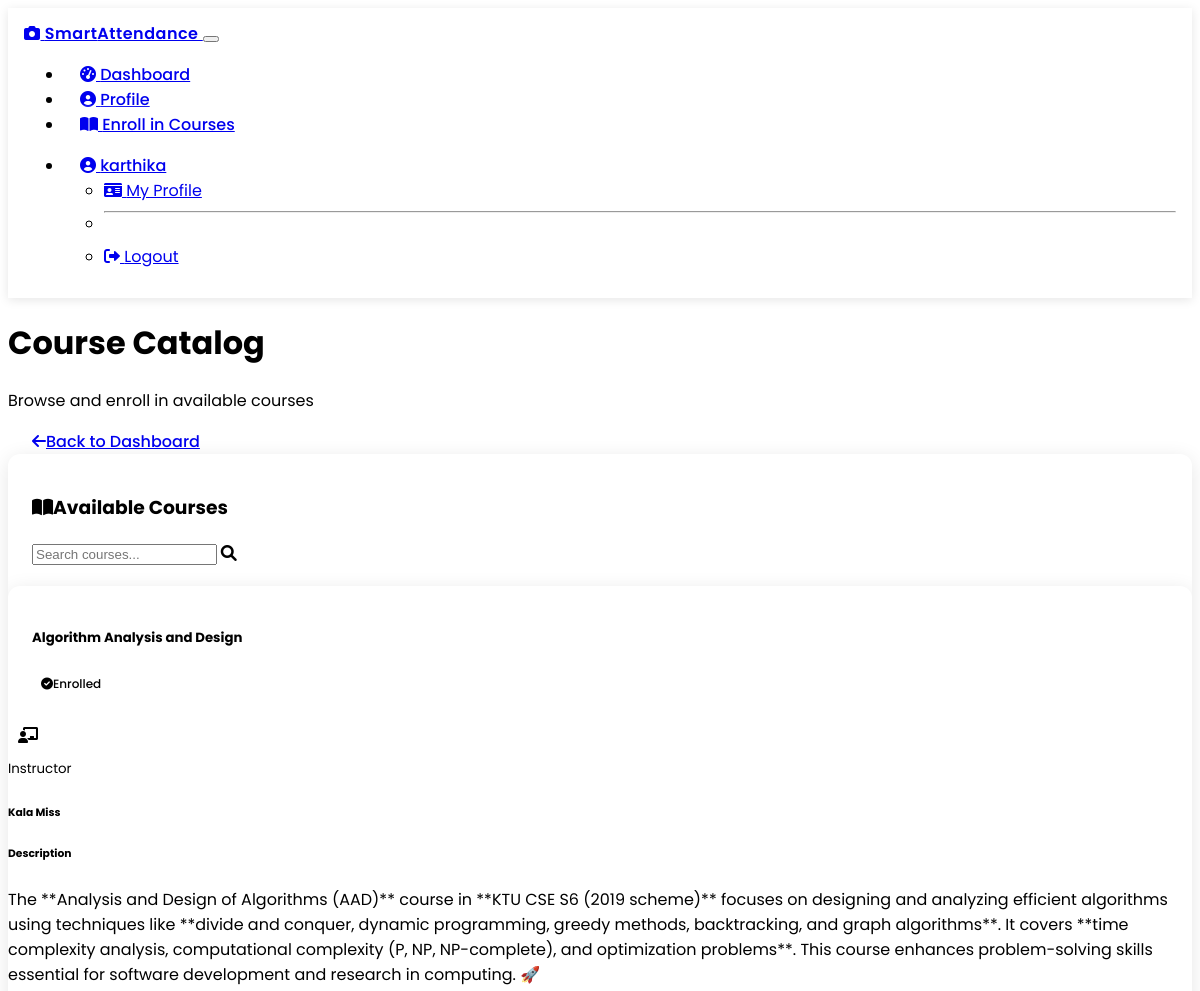
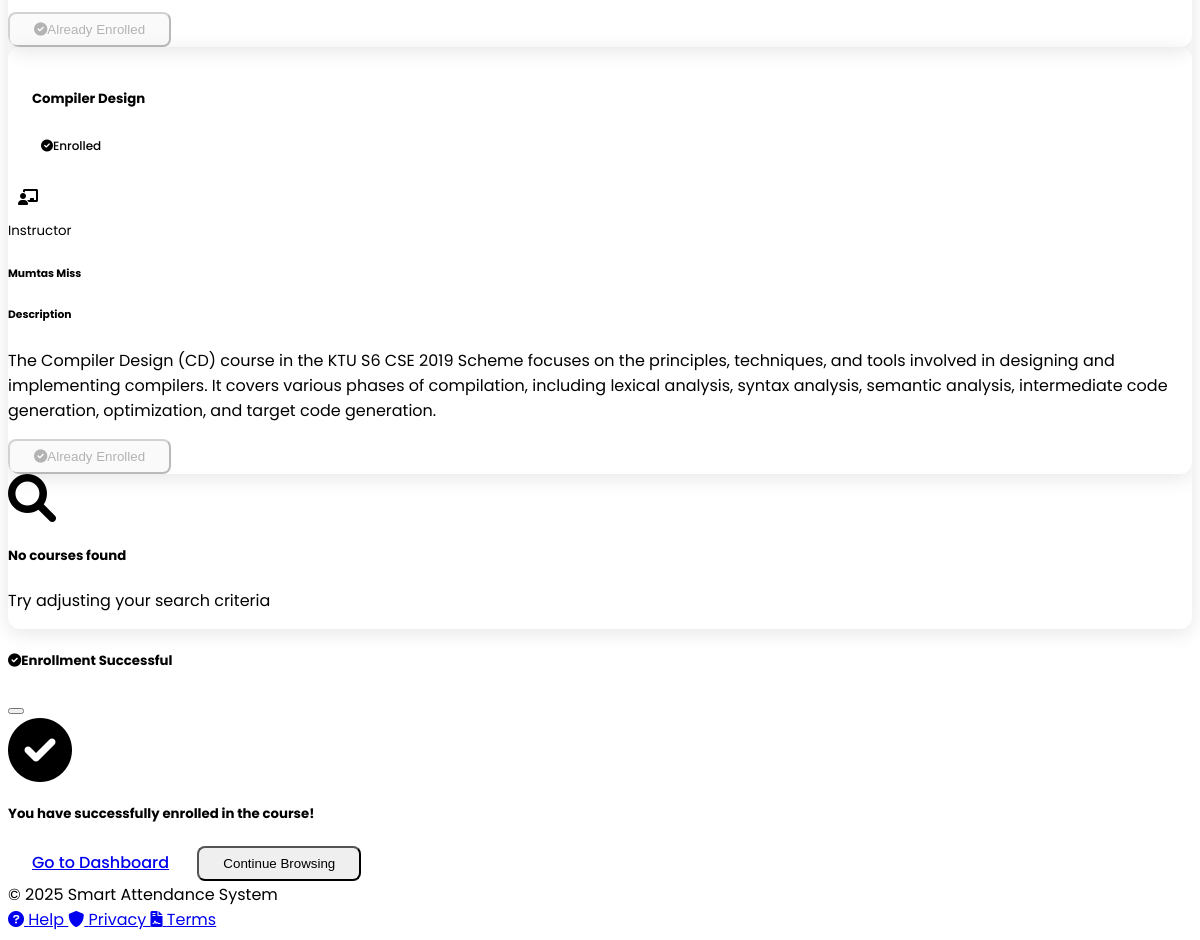
Page /student/browse_courses (signed in) on the committed database (2 pictures, top to bottom).
### models.py (models this page shows, shortened)
class User(UserMixin, db.Model):
    id = db.Column(db.Integer, primary_key=True)
    username = db.Column(db.String(64), unique=True, nullable=False)
    email = db.Column(db.String(120), unique=True, nullable=False)
    password_hash = db.Column(db.String(256), nullable=False)
    role = db.Column(db.String(20), nullable=False)  # 'student' or 'teacher'
    student_info = db.relationship('Student', uselist=False, back_populates='user', cascade="all, delete-orphan")
    teacher_info = db.relationship('Teacher', uselist=False, back_populates='user', cascade="all, delete-orphan")

class Course(db.Model):
    id = db.Column(db.Integer, primary_key=True)
    name = db.Column(db.String(100), nullable=False)
    description = db.Column(db.Text, nullable=True)
    teacher_id = db.Column(db.Integer, db.ForeignKey('teacher.id'), nullable=False)
    teacher = db.relationship('Teacher', back_populates='courses')
    students = db.relationship('StudentCourse', back_populates='course', cascade="all, delete-orphan")
    attendances = db.relationship('Attendance', back_populates='course', cascade="all, delete-orphan")

### routes.py (the view)
    @app.route('/student/browse_courses')
    @login_required
    def browse_courses():
        if current_user.role != 'student':
            flash('Access denied. Students only.', 'danger')
            return redirect(url_for('index'))
        student = Student.query.filter_by(user_id=current_user.id).first()
        all_courses = Course.query.all()
        enrolled_course_ids = set(enrollment.course_id for enrollment in
                              StudentCourse.query.filter_by(student_id=student.id).all())
        available_courses = []
        for course in all_courses:
            teacher = Teacher.query.get(course.teacher_id)
            teacher_name = f"{teacher.first_name} {teacher.last_name}" if teacher else "Unknown"
            available_courses.append({
                'id': course.id,
                'name': course.name,
                'description': course.description,
                'teacher_name': teacher_name,
                'enrolled': course.id in enrolled_course_ids
            })
        return render_template(
            'student/enroll_courses.html',
            student=student,
            available_courses=available_courses,
            title='Browse Courses'
        )

### app.py (called while the page is built)
@login_manager.user_loader
def load_user(user_id):
    return User.query.get(int(user_id))

### templates/student/enroll_courses.html (shortened to what this page needs)
{% extends "layout.html" %}
{% block content %}
<div class="row mb-4">
    <div class="col">
        <div class="d-sm-flex justify-content-between align-items-center">
            <div>
                <h1 class="display-5 fw-bold">Course Catalog</h1>
                <p class="lead text-muted">Browse and enroll in available courses</p>
            </div>
            <div class="d-none d-md-block">
                <a href="{{ url_for('student_dashboard') }}" class="btn btn-outline-primary">
                    <i class="fas fa-arrow-left me-2"></i>Back to Dashboard
                </a>
            </div>
        </div>
    </div>
</div>
<div class="row">
    <div class="col-md-12">
        <div class="card shadow border-0">
            <div class="card-header bg-gradient-primary text-white py-3">
                <div class="d-flex justify-content-between align-items-center">
                    <h3 class="mb-0 fw-bold"><i class="fas fa-book-open me-2"></i>Available Courses</h3>
                    <div class="input-group input-group-sm w-auto">
                        <input type="text" id="course-search" class="form-control" placeholder="Search courses...">
                        <span class="input-group-text bg-transparent border-start-0">
                            <i class="fas fa-search"></i>
                        </span>
                    </div>
                </div>
            </div>
            <div class="card-body p-0">
                {% if available_courses %}
                    <div class="row p-3" id="course-cards">
                        {% for course in available_courses %}
                            <div class="col-md-6 col-lg-4 mb-4 course-card-container" data-course-name="{{ course.name | lower }}" data-teacher="{{ course.teacher_name | lower }}">
                                <div class="card h-100 course-card border-0 shadow-sm">
                                    <div class="card-header bg-light text-dark p-3 border-0">
                                        <div class="d-flex justify-content-between align-items-center">
                                            <h5 class="card-title mb-0 fw-bold text-primary">{{ course.name }}</h5>
                                            {% if course.enrolled %}
                                                <span class="badge bg-success"><i class="fas fa-check-circle me-1"></i>Enrolled</span>
                                            {% endif %}
                                        </div>
                                    </div>
                                    <div class="card-body p-3">
                                        <div class="d-flex align-items-center mb-3">
                                            <div class="icon-shape bg-light text-primary rounded p-2" style="width: 40px; height: 40px; display: inline-flex; align-items: center; justify-content: center;">
                                                <i class="fas fa-chalkboard-teacher"></i>
                                            </div>
                                            <div class="ms-3">
                                                <small class="text-muted">Instructor</small>
                                                <h6 class="mb-0">{{ course.teacher_name }}</h6>
                                            </div>
                                        </div>
                                        <div class="mb-3">
                                            <h6 class="fw-bold text-muted mb-2">Description</h6>
                                            <p class="card-text course-description">
                                                {% if course.description %}
                                                    {{ course.description }}
                                                {% else %}
                                                    <span class="text-muted">No description available</span>
                                                {% endif %}
                                            </p>
                                        </div>
                                    </div>
                                    <div class="card-footer bg-transparent border-0 p-3">
                                        {% if course.enrolled %}
                                            <button class="btn btn-success w-100" disabled>
                                                <i class="fas fa-check-circle me-2"></i>Already Enrolled
                                            </button>
                                        {% else %}
                                            <button class="btn btn-primary w-100 enroll-btn" data-course-id="{{ course.id }}">
                                                <i class="fas fa-plus-circle me-2"></i>Enroll in Course
                                            </button>
                                        {% endif %}
                                    </div>
                                </div>
                            </div>
                        {% endfor %}
                    </div>
                    <div id="no-results" class="text-center p-5 d-none">
                        <i class="fas fa-search fa-3x text-muted mb-3"></i>
                        <h5>No courses found</h5>
                        <p class="text-muted">Try adjusting your search criteria</p>
                    </div>
                {% else %}
                    <div class="text-center p-5">
                        <i class="fas fa-book-open fa-4x text-muted mb-3"></i>
                        <h4>No Courses Available</h4>
                        <p class="text-muted">There are no courses available for enrollment at this time.</p>
                    </div>
                {% endif %}
            </div>
        </div>
    </div>
</div>
<div class="modal fade" id="enrollmentSuccessModal" tabindex="-1" aria-labelledby="enrollmentSuccessModalLabel" aria-hidden="true">
    <div class="modal-dialog modal-dialog-centered">
        <div class="modal-content border-0 shadow">
            <div class="modal-header bg-success text-white">
                <h5 class="modal-title" id="enrollmentSuccessModalLabel"><i class="fas fa-check-circle me-2"></i>Enrollment Successful</h5>
                <button type="button" class="btn-close btn-close-white" data-bs-dismiss="modal" aria-label="Close"></button>
            </div>
            <div class="modal-body p-4">
                <div class="text-center mb-4">
                    <div class="animation-container mb-3">
                        <i class="fas fa-check-circle text-success" style="font-size: 4rem;"></i>
                    </div>
                    <h5 class="enrollment-message">You have successfully enrolled in the course!</h5>
                </div>
            </div>
            <div class="modal-footer bg-light">
                <a href="{{ url_for('student_dashboard') }}" class="btn btn-outline-primary">Go to Dashboard</a>
                <button type="button" class="btn btn-success" data-bs-dismiss="modal">Continue Browsing</button>
            </div>
        </div>
    </div>
</div>
{% endblock %}

### templates/layout.html (shortened to what this page needs)
<!DOCTYPE html>
<html lang="en" data-bs-theme="dark">
<head>
    <link href="https://cdn.replit.com/agent/bootstrap-agent-dark-theme.min.css" rel="stylesheet">
    <link href="https://cdnjs.cloudflare.com/ajax/libs/font-awesome/6.0.0-beta3/css/all.min.css" rel="stylesheet">
    <link href="{{ url_for('static', filename='css/custom.css') }}" rel="stylesheet">
</head>
<body>
    <nav class="navbar navbar-expand-lg navbar-dark bg-dark">
        <div class="container">
            <a class="navbar-brand" href="/">
                <i class="fas fa-camera me-2"></i>
                <span class="text-info">Smart</span>Attendance
            </a>
            <button class="navbar-toggler" type="button" data-bs-toggle="collapse" data-bs-target="#navbarNav" aria-controls="navbarNav" aria-expanded="false" aria-label="Toggle navigation">
            </button>
            <div class="collapse navbar-collapse" id="navbarNav">
                <ul class="navbar-nav me-auto">
                    {% if current_user.is_authenticated %}
                        {% if current_user.role == 'student' %}
                            <li class="nav-item">
                                <a class="nav-link {% if request.endpoint == 'student_dashboard' %}active{% endif %}" href="{{ url_for('student_dashboard') }}">
                                    <i class="fas fa-tachometer-alt me-1"></i> Dashboard
                                </a>
                            </li>
                            <li class="nav-item">
                                <a class="nav-link {% if request.endpoint == 'student_profile' %}active{% endif %}" href="{{ url_for('student_profile') }}">
                                    <i class="fas fa-user-circle me-1"></i> Profile
                                </a>
                            </li>
                            <li class="nav-item">
                                <a class="nav-link {% if request.endpoint == 'browse_courses' %}active{% endif %}" href="{{ url_for('browse_courses') }}">
                                    <i class="fas fa-book-open me-1"></i> Enroll in Courses
                                </a>
                            </li>
                        {% endif %}
                    {% endif %}
                </ul>
                <ul class="navbar-nav">
                    {% if current_user.is_authenticated %}
                        <li class="nav-item dropdown">
                            <a class="nav-link dropdown-toggle" href="#" id="navbarDropdown" role="button" data-bs-toggle="dropdown" aria-expanded="false">
                                <i class="fas fa-user-circle me-1"></i>
                                {{ current_user.username }}
                            </a>
                            <ul class="dropdown-menu dropdown-menu-end" aria-labelledby="navbarDropdown">
                                {% if current_user.role == 'student' %}
                                <li><a class="dropdown-item" href="{{ url_for('student_profile') }}">
                                    <i class="fas fa-id-card me-1"></i> My Profile
                                </a></li>
                                <li><hr class="dropdown-divider"></li>
                                {% endif %}
                                <li><a class="dropdown-item" href="{{ url_for('logout') }}">
                                    <i class="fas fa-sign-out-alt me-1"></i> Logout
                                </a></li>
                            </ul>
                        </li>
                    {% endif %}
                </ul>
            </div>
        </div>
    </nav>
    <div class="container mt-4 content-wrapper">
        {% block content %}{% endblock %}
    </div>
    <footer class="footer mt-5 py-4 bg-dark">
        <div class="container">
            <div class="row align-items-center">
                <div class="col-md-6 text-center text-md-start">
                    <span class="text-muted">© 2025 Smart Attendance System</span>
                </div>
                <div class="col-md-6 text-center text-md-end">
                    <a href="#" class="text-decoration-none text-muted me-3">
                        <i class="fas fa-question-circle"></i> Help
                    </a>
                    <a href="#" class="text-decoration-none text-muted me-3">
                        <i class="fas fa-shield-alt"></i> Privacy
                    </a>
                    <a href="#" class="text-decoration-none text-muted">
                        <i class="fas fa-file-contract"></i> Terms
                    </a>
                </div>
            </div>
        </div>
    </footer>
</body>
</html>

### static/css/custom.css (style rules this page uses)
body { min-height: 100vh; display: flex; flex-direction: column; }
.footer { margin-top: auto; }
.card { border: none; box-shadow: 0 0.5rem 1rem rgba(0, 0, 0, 0.15); transition: transform 0.3s; }
.card-header { border-bottom: none; }
.course-card { height: 100%; display: flex; flex-direction: column; }
.course-card .card-body { flex: 1; }

### templates/layout.html (style rules this page uses)
body { font-family: 'Poppins', sans-serif; background-color: var(--bs-dark); color: var(--bs-light); }
.navbar { box-shadow: 0 2px 10px rgba(0,0,0,0.1); padding: 0.8rem 1rem; }
.navbar-brand { font-weight: 600; letter-spacing: 0.5px; }
.nav-link { font-weight: 500; transition: all 0.3s ease; border-radius: 0.25rem; padding: 0.5rem 1rem; }
.nav-link:hover, .nav-link.active { background-color: rgba(255,255,255,0.1); transform: translateY(-2px); }
.card { border: none; border-radius: 0.75rem; overflow: hidden; box-shadow: 0 4px 20px rgba(0,0,0,0.1); transition: all 0.3s ease; }
.card-header { font-weight: 600; border-bottom: none; padding: 1.25rem 1.5rem; }
.btn { border-radius: 0.5rem; font-weight: 500; padding: 0.5rem 1.5rem; transition: all 0.3s ease; }
.footer { background-color: var(--bs-gray-900); border-top: 1px solid rgba(255,255,255,0.1); }
.badge { padding: 0.5em 0.75em; font-weight: 500; font-size: 0.75em; }
.content-wrapper { animation: fadeIn 0.5s ease-out; }
.bg-gradient-primary { background: linear-gradient(135deg, var(--bs-primary), #2864b8); }

### rows in the picture
User: username "karthika"
Course: name "Algorithm Analysis and Design", teacher_name "Kala Miss", description "The **Analysis and Design of Algorithms (AAD)** course in **KTU CSE S6 (2019 scheme)** focuses on designing and analyzing efficient algorithms using techniques like **divide and conquer, dynamic programming, greedy methods, backtracking, and graph algorithms**. It covers **time complexity analysis, computational complexity (P, NP, NP-complete), and optimization problems**. This course enhances problem-solving skills essential for software development and research in computing. 🚀"
Course: name "Compiler Design", teacher_name "Mumtas Miss", description "The Compiler Design (CD) course in the KTU S6 CSE 2019 Scheme focuses on the principles, techniques, and tools involved in designing and implementing compilers. It covers various phases of compilation, including lexical analysis, syntax analysis, semantic analysis, intermediate code generation, optimization, and target code generation."
